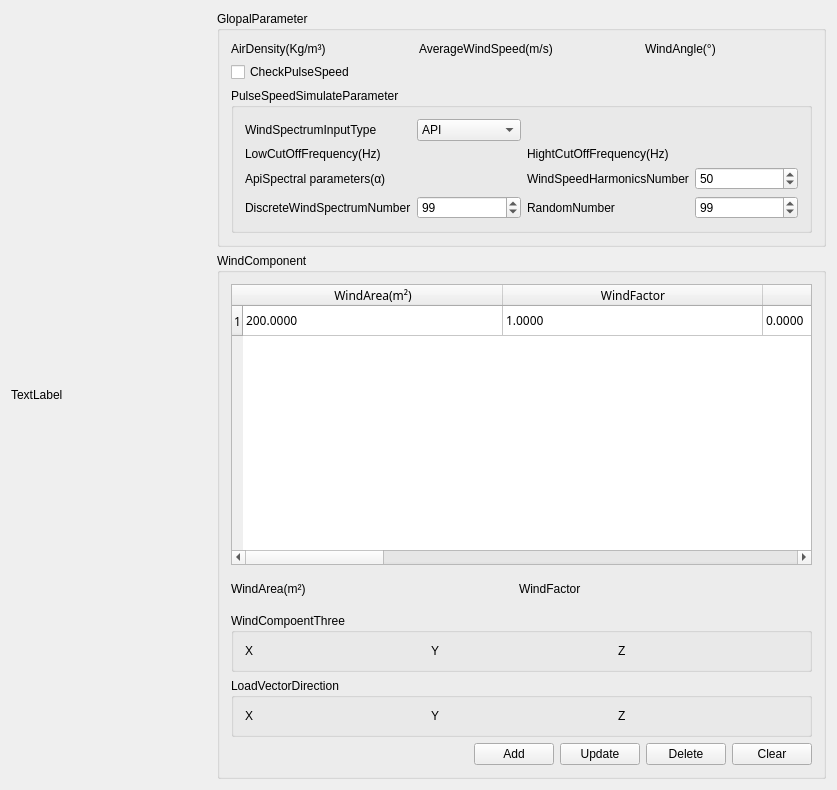
<?xml version="1.0" encoding="UTF-8"?>
<ui version="4.0">
 <class>ConfigWindDialog</class>
 <widget class="QWidget" name="ConfigWindDialog">
  <property name="geometry">
   <rect>
    <x>0</x>
    <y>0</y>
    <width>837</width>
    <height>790</height>
   </rect>
  </property>
  <property name="windowTitle">
   <string>Wind</string>
  </property>
  <layout class="QHBoxLayout" name="horizontalLayout" stretch="2,10">
   <property name="sizeConstraint">
    <enum>QLayout::SetMaximumSize</enum>
   </property>
   <item>
    <widget class="QLabel" name="picLabel">
     <property name="sizePolicy">
      <sizepolicy hsizetype="Preferred" vsizetype="Preferred">
       <horstretch>0</horstretch>
       <verstretch>0</verstretch>
      </sizepolicy>
     </property>
     <property name="minimumSize">
      <size>
       <width>200</width>
       <height>0</height>
      </size>
     </property>
     <property name="maximumSize">
      <size>
       <width>200</width>
       <height>16777215</height>
      </size>
     </property>
     <property name="autoFillBackground">
      <bool>true</bool>
     </property>
     <property name="styleSheet">
      <string notr="true"/>
     </property>
     <property name="text">
      <string>TextLabel</string>
     </property>
     <property name="scaledContents">
      <bool>true</bool>
     </property>
    </widget>
   </item>
   <item>
    <layout class="QVBoxLayout" name="verticalLayout_3" stretch="0,1">
     <item>
      <widget class="QGroupBox" name="groupBox_2">
       <property name="title">
        <string>GlopalParameter</string>
       </property>
       <layout class="QVBoxLayout" name="verticalLayout">
        <item>
         <layout class="QGridLayout" name="gridLayout_2" columnminimumwidth="0,1,0,1,0,1">
          <item row="0" column="0">
           <widget class="QLabel" name="label_14">
            <property name="text">
             <string>AirDensity(Kg/m³)</string>
            </property>
           </widget>
          </item>
          <item row="0" column="1">
           <widget class="SelfDefLineEdit" name="aridensityLineEdit">
            <property name="text" stdset="0">
             <string>1.226</string>
            </property>
           </widget>
          </item>
          <item row="0" column="2">
           <widget class="QLabel" name="label_128">
            <property name="text">
             <string>AverageWindSpeed(m/s)</string>
            </property>
           </widget>
          </item>
          <item row="0" column="3">
           <widget class="SelfDefLineEdit" name="windspeedLineEdit">
            <property name="text" stdset="0">
             <string>10</string>
            </property>
           </widget>
          </item>
          <item row="0" column="4">
           <widget class="QLabel" name="label_130">
            <property name="text">
             <string>WindAngle(°)</string>
            </property>
           </widget>
          </item>
          <item row="0" column="5">
           <widget class="SelfDefLineEdit" name="windangleLineEdit">
            <property name="text" stdset="0">
             <string>180</string>
            </property>
           </widget>
          </item>
         </layout>
        </item>
        <item>
         <widget class="QCheckBox" name="changespeekCheckBox">
          <property name="sizePolicy">
           <sizepolicy hsizetype="Preferred" vsizetype="Preferred">
            <horstretch>0</horstretch>
            <verstretch>0</verstretch>
           </sizepolicy>
          </property>
          <property name="text">
           <string>CheckPulseSpeed</string>
          </property>
         </widget>
        </item>
        <item>
         <widget class="QGroupBox" name="windspeedGroupBox">
          <property name="minimumSize">
           <size>
            <width>0</width>
            <height>0</height>
           </size>
          </property>
          <property name="maximumSize">
           <size>
            <width>16777215</width>
            <height>16777215</height>
           </size>
          </property>
          <property name="title">
           <string>PulseSpeedSimulateParameter</string>
          </property>
          <layout class="QGridLayout" name="gridLayout">
           <item row="0" column="0">
            <widget class="QLabel" name="label_132">
             <property name="text">
              <string>WindSpectrumInputType</string>
             </property>
            </widget>
           </item>
           <item row="0" column="1">
            <widget class="QComboBox" name="windsComBox">
             <property name="styleSheet">
              <string notr="true"/>
             </property>
             <property name="currentIndex">
              <number>1</number>
             </property>
             <item>
              <property name="text">
               <string>NPD</string>
              </property>
             </item>
             <item>
              <property name="text">
               <string>API</string>
              </property>
             </item>
            </widget>
           </item>
           <item row="1" column="0">
            <widget class="QLabel" name="label_133">
             <property name="text">
              <string>LowCutOffFrequency(Hz)</string>
             </property>
            </widget>
           </item>
           <item row="1" column="1">
            <widget class="SelfDefLineEdit" name="windminfrequencyLineEdit">
             <property name="text" stdset="0">
              <string>0.002</string>
             </property>
            </widget>
           </item>
           <item row="1" column="2">
            <widget class="QLabel" name="label_135">
             <property name="text">
              <string>HightCutOffFrequency(Hz)</string>
             </property>
            </widget>
           </item>
           <item row="1" column="3">
            <widget class="SelfDefLineEdit" name="windmaxfrequencyLineEdit">
             <property name="text" stdset="0">
              <string>0.1</string>
             </property>
            </widget>
           </item>
           <item row="2" column="0">
            <widget class="QLabel" name="apitypeLabel">
             <property name="text">
              <string>ApiSpectral parameters(α)</string>
             </property>
            </widget>
           </item>
           <item row="2" column="1">
            <widget class="SelfDefLineEdit" name="apitypeLineEdit">
             <property name="text" stdset="0">
              <string>0.025</string>
             </property>
            </widget>
           </item>
           <item row="2" column="2">
            <widget class="QLabel" name="label_138">
             <property name="text">
              <string>WindSpeedHarmonicsNumber</string>
             </property>
            </widget>
           </item>
           <item row="2" column="3">
            <widget class="QSpinBox" name="windspeekcountSpinBox">
             <property name="value">
              <number>50</number>
             </property>
            </widget>
           </item>
           <item row="3" column="0">
            <widget class="QLabel" name="label_139">
             <property name="text">
              <string>DiscreteWindSpectrumNumber</string>
             </property>
            </widget>
           </item>
           <item row="3" column="1">
            <widget class="QSpinBox" name="windspnumberLineEdit">
             <property name="maximum">
              <number>100</number>
             </property>
             <property name="value">
              <number>99</number>
             </property>
            </widget>
           </item>
           <item row="3" column="2">
            <widget class="QLabel" name="label_140">
             <property name="text">
              <string>RandomNumber</string>
             </property>
            </widget>
           </item>
           <item row="3" column="3">
            <widget class="QSpinBox" name="windrandomSpinBox">
             <property name="maximum">
              <number>500</number>
             </property>
             <property name="value">
              <number>99</number>
             </property>
            </widget>
           </item>
          </layout>
         </widget>
        </item>
       </layout>
      </widget>
     </item>
     <item>
      <widget class="QGroupBox" name="groupBox">
       <property name="minimumSize">
        <size>
         <width>0</width>
         <height>0</height>
        </size>
       </property>
       <property name="maximumSize">
        <size>
         <width>16777215</width>
         <height>16777215</height>
        </size>
       </property>
       <property name="title">
        <string>WindComponent</string>
       </property>
       <layout class="QVBoxLayout" name="verticalLayout_5" stretch="1,0,0,0,0">
        <item>
         <widget class="QTableWidget" name="windcomponentTableWidget">
          <property name="sizePolicy">
           <sizepolicy hsizetype="Preferred" vsizetype="Preferred">
            <horstretch>0</horstretch>
            <verstretch>0</verstretch>
           </sizepolicy>
          </property>
          <property name="minimumSize">
           <size>
            <width>0</width>
            <height>100</height>
           </size>
          </property>
          <property name="font">
           <font>
            <family>宋体</family>
           </font>
          </property>
          <property name="alternatingRowColors">
           <bool>true</bool>
          </property>
          <property name="selectionMode">
           <enum>QAbstractItemView::SingleSelection</enum>
          </property>
          <property name="selectionBehavior">
           <enum>QAbstractItemView::SelectRows</enum>
          </property>
          <attribute name="horizontalHeaderCascadingSectionResizes">
           <bool>false</bool>
          </attribute>
          <attribute name="horizontalHeaderDefaultSectionSize">
           <number>260</number>
          </attribute>
          <attribute name="horizontalHeaderHighlightSections">
           <bool>true</bool>
          </attribute>
          <attribute name="horizontalHeaderStretchLastSection">
           <bool>true</bool>
          </attribute>
          <row>
           <property name="text">
            <string>1</string>
           </property>
          </row>
          <column>
           <property name="text">
            <string>WindArea(m²)</string>
           </property>
           <property name="textAlignment">
            <set>AlignHCenter|AlignVCenter|AlignCenter</set>
           </property>
          </column>
          <column>
           <property name="text">
            <string>WindFactor</string>
           </property>
           <property name="textAlignment">
            <set>AlignHCenter|AlignVCenter|AlignCenter</set>
           </property>
          </column>
          <column>
           <property name="text">
            <string>VectorX</string>
           </property>
           <property name="textAlignment">
            <set>AlignHCenter|AlignVCenter|AlignCenter</set>
           </property>
          </column>
          <column>
           <property name="text">
            <string>VectorY</string>
           </property>
           <property name="textAlignment">
            <set>AlignHCenter|AlignVCenter|AlignCenter</set>
           </property>
          </column>
          <column>
           <property name="text">
            <string>VectorZ</string>
           </property>
           <property name="textAlignment">
            <set>AlignHCenter|AlignVCenter|AlignCenter</set>
           </property>
          </column>
          <column>
           <property name="text">
            <string>CentroidCoordinateComponent1</string>
           </property>
           <property name="textAlignment">
            <set>AlignHCenter|AlignVCenter|AlignCenter</set>
           </property>
          </column>
          <column>
           <property name="text">
            <string>CentroidCoordinateComponent2</string>
           </property>
           <property name="textAlignment">
            <set>AlignHCenter|AlignVCenter|AlignCenter</set>
           </property>
          </column>
          <column>
           <property name="text">
            <string>CentroidCoordinateComponent3</string>
           </property>
           <property name="textAlignment">
            <set>AlignHCenter|AlignVCenter|AlignCenter</set>
           </property>
          </column>
          <item row="0" column="0">
           <property name="text">
            <string>200.0000</string>
           </property>
          </item>
          <item row="0" column="1">
           <property name="text">
            <string>1.0000</string>
           </property>
          </item>
          <item row="0" column="2">
           <property name="text">
            <string>0.0000</string>
           </property>
          </item>
          <item row="0" column="3">
           <property name="text">
            <string>0.0000</string>
           </property>
          </item>
          <item row="0" column="4">
           <property name="text">
            <string>1.0000</string>
           </property>
          </item>
          <item row="0" column="5">
           <property name="text">
            <string>0.0000</string>
           </property>
          </item>
          <item row="0" column="6">
           <property name="text">
            <string>0.0000</string>
           </property>
          </item>
          <item row="0" column="7">
           <property name="text">
            <string>20.0000</string>
           </property>
          </item>
         </widget>
        </item>
        <item>
         <layout class="QHBoxLayout" name="horizontalLayout_36">
          <property name="topMargin">
           <number>11</number>
          </property>
          <property name="rightMargin">
           <number>11</number>
          </property>
          <property name="bottomMargin">
           <number>11</number>
          </property>
          <item>
           <widget class="QLabel" name="label_189">
            <property name="text">
             <string>WindArea(m²)</string>
            </property>
           </widget>
          </item>
          <item>
           <widget class="SelfDefLineEdit" name="windareaLineEdit"/>
          </item>
          <item>
           <widget class="QLabel" name="label_269">
            <property name="text">
             <string>WindFactor</string>
            </property>
           </widget>
          </item>
          <item>
           <widget class="SelfDefLineEdit" name="windfactorLineEdit"/>
          </item>
         </layout>
        </item>
        <item>
         <widget class="QGroupBox" name="groupBox_26">
          <property name="maximumSize">
           <size>
            <width>16777215</width>
            <height>16777215</height>
           </size>
          </property>
          <property name="title">
           <string>WindCompoentThree</string>
          </property>
          <layout class="QHBoxLayout" name="horizontalLayout_3">
           <item>
            <widget class="QLabel" name="label_146">
             <property name="text">
              <string>X</string>
             </property>
            </widget>
           </item>
           <item>
            <widget class="SelfDefLineEdit" name="windcoordinatesxLineEdit"/>
           </item>
           <item>
            <widget class="QLabel" name="label_147">
             <property name="text">
              <string>Y</string>
             </property>
            </widget>
           </item>
           <item>
            <widget class="SelfDefLineEdit" name="windcoordinatesyLineEdit"/>
           </item>
           <item>
            <widget class="QLabel" name="label_148">
             <property name="text">
              <string>Z</string>
             </property>
            </widget>
           </item>
           <item>
            <widget class="SelfDefLineEdit" name="windcoordinateszLineEdit"/>
           </item>
          </layout>
         </widget>
        </item>
        <item>
         <widget class="QGroupBox" name="groupBox_24">
          <property name="maximumSize">
           <size>
            <width>16777215</width>
            <height>16777215</height>
           </size>
          </property>
          <property name="title">
           <string>LoadVectorDirection</string>
          </property>
          <layout class="QHBoxLayout" name="horizontalLayout_2">
           <item>
            <widget class="QLabel" name="label_143">
             <property name="text">
              <string>X</string>
             </property>
            </widget>
           </item>
           <item>
            <widget class="SelfDefLineEdit" name="windvectorxLineEdit"/>
           </item>
           <item>
            <widget class="QLabel" name="label_144">
             <property name="text">
              <string>Y</string>
             </property>
            </widget>
           </item>
           <item>
            <widget class="SelfDefLineEdit" name="windvectoryLineEdit"/>
           </item>
           <item>
            <widget class="QLabel" name="label_145">
             <property name="text">
              <string>Z</string>
             </property>
            </widget>
           </item>
           <item>
            <widget class="SelfDefLineEdit" name="windvectorzLineEdit"/>
           </item>
          </layout>
         </widget>
        </item>
        <item>
         <layout class="QHBoxLayout" name="horizontalLayout_37">
          <item>
           <spacer name="horizontalSpacer">
            <property name="orientation">
             <enum>Qt::Horizontal</enum>
            </property>
            <property name="sizeHint" stdset="0">
             <size>
              <width>40</width>
              <height>20</height>
             </size>
            </property>
           </spacer>
          </item>
          <item>
           <widget class="QPushButton" name="componentaddBtn">
            <property name="text">
             <string>Add</string>
            </property>
           </widget>
          </item>
          <item>
           <widget class="QPushButton" name="componenteditBtn">
            <property name="text">
             <string>Update</string>
            </property>
           </widget>
          </item>
          <item>
           <widget class="QPushButton" name="componentdelBtn">
            <property name="text">
             <string>Delete</string>
            </property>
           </widget>
          </item>
          <item>
           <widget class="QPushButton" name="componenclearBtn">
            <property name="text">
             <string>Clear</string>
            </property>
           </widget>
          </item>
         </layout>
        </item>
       </layout>
      </widget>
     </item>
    </layout>
   </item>
  </layout>
 </widget>
 <layoutdefault spacing="6" margin="11"/>
 <customwidgets>
  <customwidget>
   <class>SelfDefLineEdit</class>
   <extends>QWidget</extends>
   <header>selfdeflineedit.h</header>
  </customwidget>
 </customwidgets>
 <resources/>
 <connections/>
</ui>
